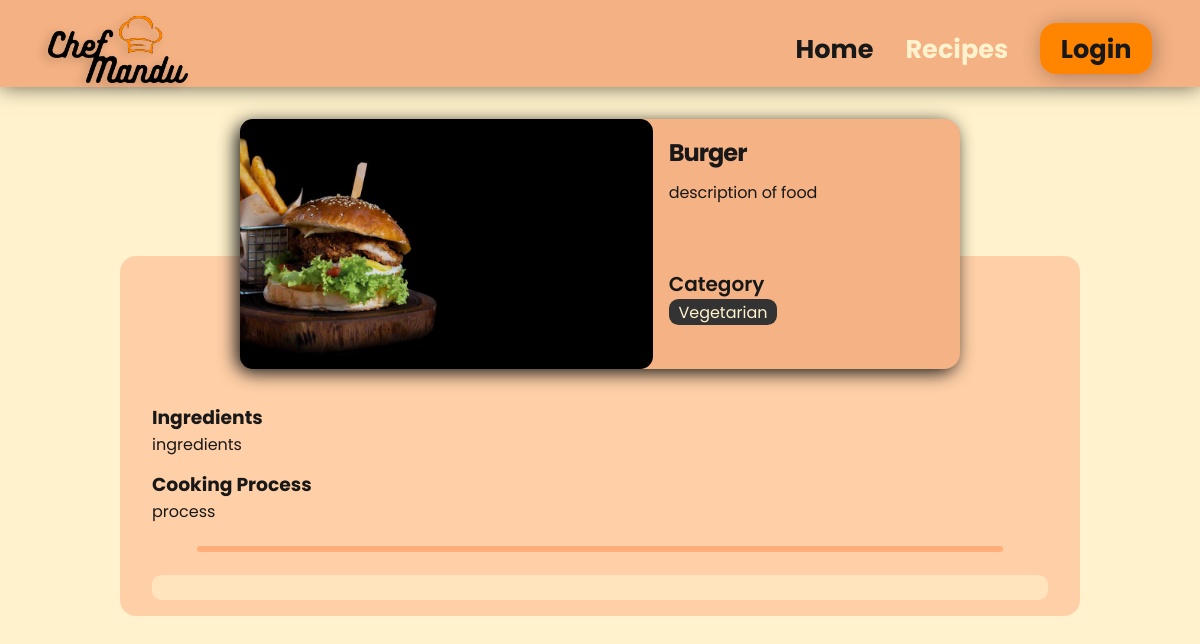
Screenshot of /chefMandu/homepage/recipes/recipe.php?recipe=24 with the database file from the repository.
### tables this page shows
CREATE TABLE `recipes` (
  `rid` int(11) NOT NULL,
  `rtitle` varchar(100) DEFAULT NULL,
  `ringredients` varchar(255) DEFAULT NULL,
  `rdescription` text DEFAULT NULL,
  `rimg` varchar(150) NOT NULL,
  `id` int(11) NOT NULL,
  `cate_id` int(11) NOT NULL,
  `infos` text DEFAULT NULL,
  `prep_time_min` int(11) NOT NULL
);

CREATE TABLE `categories` (
  `id` int(11) NOT NULL,
  `name` varchar(15) DEFAULT NULL
);

### chefMandu/homepage/recipes/recipe.php (the view, shortened to what this page needs)
<?php
    include_once("../../login/php/connection.php");
    $rid = $_GET['recipe'];
    $select = "SELECT * FROM recipes JOIN users ON recipes.id=users.id JOIN categories ON recipes.cate_id=categories.id  WHERE rid = '$rid' ";
    $selectExe = mysqli_query($conn, $select);
    $row = mysqli_fetch_assoc($selectExe);
?>
<!DOCTYPE html>
<html lang="en">
<head>
    <link rel="stylesheet" href="../css/main.css" />
    <link rel="stylesheet" href="css/recipeDash.css">
    <link rel="stylesheet" href="css/recipe.css">
    <link
      rel="stylesheet"
      href="https://cdnjs.cloudflare.com/ajax/libs/font-awesome/6.4.0/css/all.min.css"
    />
</head>
<body>
<div class="nav">
    <div class="logo">
        <a href="../main.php"><img src="../../img/new-logo-svg-cropped.svg" alt="" /></a>
    </div>
    <div class="menus">
        <ul>
          <li><a href="../main.php">Home</a></li>
          <li><a href="#" class="active">Recipes</a></li>
          <?php
            if(!empty($_SESSION['isLoggedIn'] )){
              if($_SESSION['isLoggedIn'] != 'true'){ ?>
          <li><a href="../login/login.html">Login</a></li>
          <?php }else{
              if($_SESSION['Role'] == 'admin'){
            ?>
          <li><a href="../../dashboard/admin.php">Profile</a></li>
          <?php }else{ ?>
          <li><a href="../../dashboard/client.php">Profile</a></li>
          <?php } } }else{ ?>
          <li><a href="../../login/login.php">Login</a></li>
          <?php } ?>
        </ul>
    </div>
</div>
<div class="body">
    <div class="banner">
        <div class="card-img">
            <img src="../../uploads/<?php echo $row['rimg']?>" alt="" />
        </div>
        <div class="info">
            <div class="title">
                <h2><?php echo $row['rtitle']?></h2>
            </div>
            <div class="description">
                <p><?php echo $row['infos']?></p>
            </div>
            <div class="card-category-type">
                <div class="card-category">Category</div>
                    <div>
                        <span><?php echo $row['name']?></span>
                    </div>
                </div>
            </div>
        </div>
    </div>
    <div class="main">
        <div class="ingredients">
            <h3>Ingredients</h3>
            <p><?php echo $row['ringredients'];?></p>
        </div>
        <div class="process">
            <h3>Cooking Process</h3>
            <p><?php echo $row['rdescription'];?></p>
        </div>
        <hr>
        <section class="comment-sec">
        </section>
    </div>
</body>
</html>

### chefMandu/homepage/css/main.css (style rules this page uses)
:root { --color1: #fff2cc; --color2: #f4b183; --color3: #ff8500; --color4: #181818; }
* { padding: 0; margin: 0; box-sizing: border-box; font-family: "Poppins"; scroll-behavior: smooth; scroll-padding-top: 130px; }
body { background-color: var(--color1); color: var(--color4); background-attachment: fixed; }
li { list-style: none; }
a { text-decoration: none; }
hr { width: 55%; margin: 0 auto; border: 1px solid #3333334b; }
.nav { display: flex; justify-content: space-between; align-items: center; padding: 0.3em 3em; background-color: transparent; padding-top: 1em; margin-bottom: 1em; gap: 10vw; position: sticky; z-index: 2; background-color: var(--color2); border-radius: 1.8em 1.8em 0 0; margin: 0.6em 0.6em 0 0.6em; }
.logo { width: 140px; }
.logo img { width: 100%; height: 100%; filter: drop-shadow(-4px 3px 5px rgba(0, 0, 0, 0.2)); }
.menus ul { display: flex; gap: 2em; }
.menus li { transition: 0.1s ease; }
.menus a { color: var(--color4); font-weight: bold; font-size: 1.6em; transition: 0.2s ease-out; }
.menus li:last-child a { background-color: var(--color3); border-radius: 0.625em; padding: 0.3em 0.8em; box-shadow: 2px 2px 20px 0px rgba(0, 0, 0, 0.3); }
.menus a.active { color: var(--color1); }
.card-img { position: relative; height: 140px; }
.card-img img { width: 100%; height: 100%; object-fit: cover; border-radius: 0.8em; filter: brightness(50%) blur(0.8px); transition: filter 0.2s ease; }
.card-title, .card-category { font-size: 20px; font-weight: 600; }
.card-category-type span { background: #333333; color: var(--color1); border-radius: 0.6em; padding: 0.1em 0.6em; }

### chefMandu/homepage/recipes/css/recipeDash.css (style rules this page uses)
.nav { margin: 0; margin-bottom: 0; position: sticky; background-color: var(--color2); border-radius: 0; box-shadow: 0px 0px 20px rgba(0, 0, 0, 0.6); }
.body { display: flex; justify-content: space-around; margin-top: 1em; }

### chefMandu/homepage/recipes/css/recipe.css (style rules this page uses)
.banner { width: 60%; margin: 1em auto; display: flex; background-color: #f4b285; border-radius: 1em; z-index: 2; box-shadow: -4px 4px 18px #181818; }
.card-img { width: 60%; height: 250px; }
.card-img img { filter: brightness(90%); object-fit: cover; }
.info { width: 20em; padding: 1em; }
.title h2 { letter-spacing: -1px; }
.description p { margin-top: 10px; letter-spacing: -0.1px; }
.card-category-type { margin-top: 4em; }
.main { position: absolute; background-color: #ffa57871; top: 16em; width: 80%; left: 50%; transform: translate(-50%); border-radius: 1em; padding: 1em 2em; }
.main div { margin-top: 0.8em; }
.ingredients { margin-top: 8.2em !important; }
hr { width: 90%; margin: 1.4em auto; height: 6px; border-radius: 6px; background-color: rgba(255, 141, 80, 0.51); border: none; align-items: center; }
.comment-sec { background-color: rgba(255, 242, 204, 0.6); border-radius: 0.6em; padding: 0.8em; margin-top: 1.4em; }

### rows the page displays
recipes: rimg (picture), rtitle "Burger", infos "description of food", cate.name "Vegetarian", ringredients "ingredients", rdescription "process"
